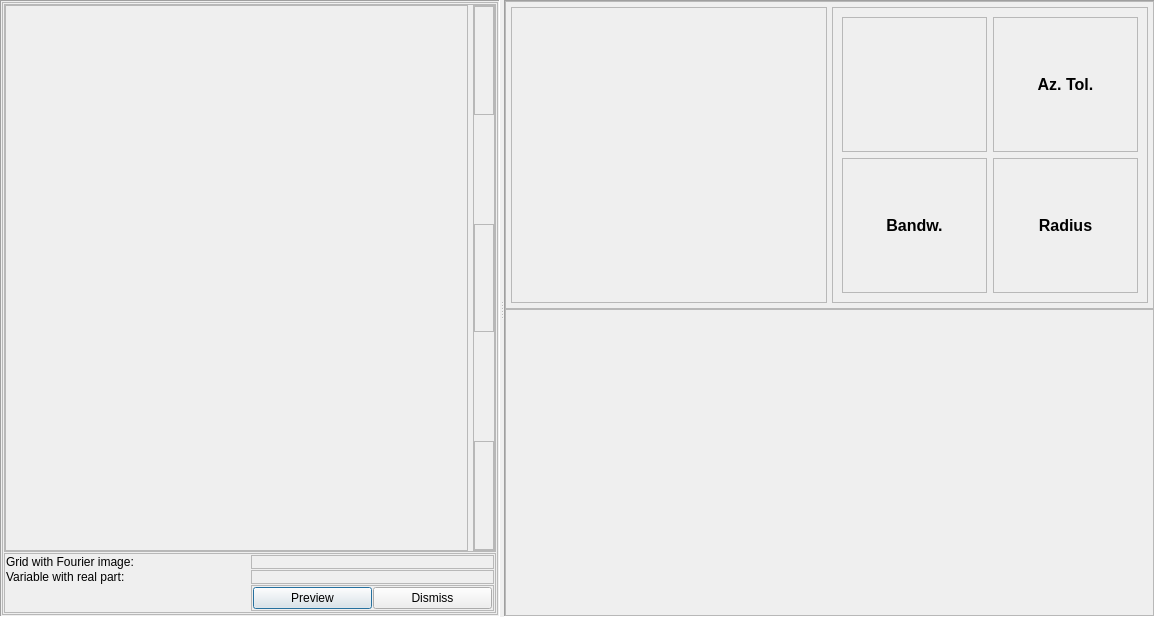
<?xml version="1.0" encoding="UTF-8"?>
<ui version="4.0">
 <class>ImageJockeyDialog</class>
 <widget class="QDialog" name="ImageJockeyDialog">
  <property name="geometry">
   <rect>
    <x>0</x>
    <y>0</y>
    <width>1155</width>
    <height>617</height>
   </rect>
  </property>
  <property name="windowTitle">
   <string>Dialog</string>
  </property>
  <layout class="QVBoxLayout" name="verticalLayout">
   <property name="spacing">
    <number>0</number>
   </property>
   <property name="leftMargin">
    <number>0</number>
   </property>
   <property name="topMargin">
    <number>0</number>
   </property>
   <property name="rightMargin">
    <number>0</number>
   </property>
   <property name="bottomMargin">
    <number>0</number>
   </property>
   <item>
    <widget class="QSplitter" name="splitter">
     <property name="orientation">
      <enum>Qt::Horizontal</enum>
     </property>
     <widget class="QFrame" name="frmLeft">
      <property name="maximumSize">
       <size>
        <width>500</width>
        <height>16777215</height>
       </size>
      </property>
      <property name="frameShape">
       <enum>QFrame::Panel</enum>
      </property>
      <property name="frameShadow">
       <enum>QFrame::Sunken</enum>
      </property>
      <layout class="QVBoxLayout" name="verticalLayout_2">
       <property name="spacing">
        <number>1</number>
       </property>
       <property name="leftMargin">
        <number>1</number>
       </property>
       <property name="topMargin">
        <number>1</number>
       </property>
       <property name="rightMargin">
        <number>1</number>
       </property>
       <property name="bottomMargin">
        <number>1</number>
       </property>
       <item>
        <widget class="QFrame" name="frmGrid">
         <property name="frameShape">
          <enum>QFrame::StyledPanel</enum>
         </property>
         <property name="frameShadow">
          <enum>QFrame::Raised</enum>
         </property>
         <layout class="QVBoxLayout" name="verticalLayout_5">
          <property name="spacing">
           <number>1</number>
          </property>
          <property name="leftMargin">
           <number>1</number>
          </property>
          <property name="topMargin">
           <number>1</number>
          </property>
          <property name="rightMargin">
           <number>1</number>
          </property>
          <property name="bottomMargin">
           <number>1</number>
          </property>
          <item>
           <widget class="QFrame" name="frmGridPanel">
            <property name="sizePolicy">
             <sizepolicy hsizetype="Preferred" vsizetype="Expanding">
              <horstretch>0</horstretch>
              <verstretch>0</verstretch>
             </sizepolicy>
            </property>
            <property name="frameShape">
             <enum>QFrame::StyledPanel</enum>
            </property>
            <property name="frameShadow">
             <enum>QFrame::Raised</enum>
            </property>
            <layout class="QHBoxLayout" name="horizontalLayout_2">
             <property name="spacing">
              <number>5</number>
             </property>
             <property name="leftMargin">
              <number>0</number>
             </property>
             <property name="topMargin">
              <number>0</number>
             </property>
             <property name="rightMargin">
              <number>0</number>
             </property>
             <property name="bottomMargin">
              <number>0</number>
             </property>
             <item>
              <widget class="QFrame" name="frmGridPlot">
               <property name="sizePolicy">
                <sizepolicy hsizetype="Expanding" vsizetype="Preferred">
                 <horstretch>0</horstretch>
                 <verstretch>0</verstretch>
                </sizepolicy>
               </property>
               <property name="frameShape">
                <enum>QFrame::StyledPanel</enum>
               </property>
               <property name="frameShadow">
                <enum>QFrame::Raised</enum>
               </property>
               <layout class="QVBoxLayout" name="verticalLayout_6"/>
              </widget>
             </item>
             <item>
              <widget class="QFrame" name="frmGridColorTableControls">
               <property name="frameShape">
                <enum>QFrame::StyledPanel</enum>
               </property>
               <property name="frameShadow">
                <enum>QFrame::Raised</enum>
               </property>
               <layout class="QVBoxLayout" name="verticalLayout_7">
                <property name="spacing">
                 <number>0</number>
                </property>
                <property name="leftMargin">
                 <number>0</number>
                </property>
                <property name="topMargin">
                 <number>0</number>
                </property>
                <property name="rightMargin">
                 <number>0</number>
                </property>
                <property name="bottomMargin">
                 <number>0</number>
                </property>
                <item>
                 <widget class="QFrame" name="frmScaleMaxCtrlPlace">
                  <property name="sizePolicy">
                   <sizepolicy hsizetype="Preferred" vsizetype="MinimumExpanding">
                    <horstretch>0</horstretch>
                    <verstretch>0</verstretch>
                   </sizepolicy>
                  </property>
                  <property name="minimumSize">
                   <size>
                    <width>0</width>
                    <height>50</height>
                   </size>
                  </property>
                  <property name="maximumSize">
                   <size>
                    <width>16777215</width>
                    <height>150</height>
                   </size>
                  </property>
                  <property name="frameShape">
                   <enum>QFrame::StyledPanel</enum>
                  </property>
                  <property name="frameShadow">
                   <enum>QFrame::Raised</enum>
                  </property>
                  <layout class="QHBoxLayout" name="horizontalLayout_3">
                   <property name="spacing">
                    <number>0</number>
                   </property>
                   <property name="leftMargin">
                    <number>0</number>
                   </property>
                   <property name="topMargin">
                    <number>0</number>
                   </property>
                   <property name="rightMargin">
                    <number>0</number>
                   </property>
                   <property name="bottomMargin">
                    <number>0</number>
                   </property>
                  </layout>
                 </widget>
                </item>
                <item>
                 <spacer name="verticalSpacer">
                  <property name="orientation">
                   <enum>Qt::Vertical</enum>
                  </property>
                  <property name="sizeHint" stdset="0">
                   <size>
                    <width>20</width>
                    <height>40</height>
                   </size>
                  </property>
                 </spacer>
                </item>
                <item>
                 <widget class="QFrame" name="frmDecibelRefCtrlPlace">
                  <property name="sizePolicy">
                   <sizepolicy hsizetype="Preferred" vsizetype="MinimumExpanding">
                    <horstretch>0</horstretch>
                    <verstretch>0</verstretch>
                   </sizepolicy>
                  </property>
                  <property name="minimumSize">
                   <size>
                    <width>0</width>
                    <height>50</height>
                   </size>
                  </property>
                  <property name="maximumSize">
                   <size>
                    <width>16777215</width>
                    <height>150</height>
                   </size>
                  </property>
                  <property name="frameShape">
                   <enum>QFrame::StyledPanel</enum>
                  </property>
                  <property name="frameShadow">
                   <enum>QFrame::Raised</enum>
                  </property>
                  <layout class="QHBoxLayout" name="horizontalLayout_4">
                   <property name="spacing">
                    <number>0</number>
                   </property>
                   <property name="leftMargin">
                    <number>0</number>
                   </property>
                   <property name="topMargin">
                    <number>0</number>
                   </property>
                   <property name="rightMargin">
                    <number>0</number>
                   </property>
                   <property name="bottomMargin">
                    <number>0</number>
                   </property>
                  </layout>
                 </widget>
                </item>
                <item>
                 <spacer name="verticalSpacer_2">
                  <property name="orientation">
                   <enum>Qt::Vertical</enum>
                  </property>
                  <property name="sizeHint" stdset="0">
                   <size>
                    <width>20</width>
                    <height>40</height>
                   </size>
                  </property>
                 </spacer>
                </item>
                <item>
                 <widget class="QFrame" name="frmScaleMinCtrlPlace">
                  <property name="sizePolicy">
                   <sizepolicy hsizetype="Preferred" vsizetype="MinimumExpanding">
                    <horstretch>0</horstretch>
                    <verstretch>0</verstretch>
                   </sizepolicy>
                  </property>
                  <property name="minimumSize">
                   <size>
                    <width>0</width>
                    <height>50</height>
                   </size>
                  </property>
                  <property name="maximumSize">
                   <size>
                    <width>16777215</width>
                    <height>150</height>
                   </size>
                  </property>
                  <property name="frameShape">
                   <enum>QFrame::StyledPanel</enum>
                  </property>
                  <property name="frameShadow">
                   <enum>QFrame::Raised</enum>
                  </property>
                  <layout class="QHBoxLayout" name="horizontalLayout_5">
                   <property name="spacing">
                    <number>0</number>
                   </property>
                   <property name="leftMargin">
                    <number>0</number>
                   </property>
                   <property name="topMargin">
                    <number>0</number>
                   </property>
                   <property name="rightMargin">
                    <number>0</number>
                   </property>
                   <property name="bottomMargin">
                    <number>0</number>
                   </property>
                  </layout>
                 </widget>
                </item>
               </layout>
              </widget>
             </item>
            </layout>
           </widget>
          </item>
          <item>
           <widget class="QFrame" name="frmGridControls">
            <property name="frameShape">
             <enum>QFrame::StyledPanel</enum>
            </property>
            <property name="frameShadow">
             <enum>QFrame::Raised</enum>
            </property>
            <layout class="QGridLayout" name="gridLayout">
             <property name="leftMargin">
              <number>1</number>
             </property>
             <property name="topMargin">
              <number>1</number>
             </property>
             <property name="rightMargin">
              <number>1</number>
             </property>
             <property name="bottomMargin">
              <number>1</number>
             </property>
             <property name="spacing">
              <number>1</number>
             </property>
             <item row="0" column="1">
              <widget class="QLabel" name="label">
               <property name="text">
                <string>Grid with Fourier image:</string>
               </property>
              </widget>
             </item>
             <item row="1" column="1">
              <widget class="QLabel" name="label_2">
               <property name="text">
                <string>Variable with real part:</string>
               </property>
              </widget>
             </item>
             <item row="0" column="2">
              <widget class="QFrame" name="frmCmbGridPlaceholder">
               <property name="frameShape">
                <enum>QFrame::StyledPanel</enum>
               </property>
               <property name="frameShadow">
                <enum>QFrame::Raised</enum>
               </property>
               <layout class="QVBoxLayout" name="verticalLayout_4">
                <property name="spacing">
                 <number>0</number>
                </property>
                <property name="leftMargin">
                 <number>0</number>
                </property>
                <property name="topMargin">
                 <number>0</number>
                </property>
                <property name="rightMargin">
                 <number>0</number>
                </property>
                <property name="bottomMargin">
                 <number>0</number>
                </property>
               </layout>
              </widget>
             </item>
             <item row="1" column="2">
              <widget class="QFrame" name="frmCmbAttributePlaceholder">
               <property name="frameShape">
                <enum>QFrame::StyledPanel</enum>
               </property>
               <property name="frameShadow">
                <enum>QFrame::Raised</enum>
               </property>
               <layout class="QVBoxLayout" name="verticalLayout_3">
                <property name="spacing">
                 <number>0</number>
                </property>
                <property name="leftMargin">
                 <number>0</number>
                </property>
                <property name="topMargin">
                 <number>0</number>
                </property>
                <property name="rightMargin">
                 <number>0</number>
                </property>
                <property name="bottomMargin">
                 <number>0</number>
                </property>
               </layout>
              </widget>
             </item>
             <item row="2" column="2">
              <widget class="QFrame" name="frame">
               <property name="frameShape">
                <enum>QFrame::StyledPanel</enum>
               </property>
               <property name="frameShadow">
                <enum>QFrame::Raised</enum>
               </property>
               <layout class="QHBoxLayout" name="horizontalLayout">
                <property name="spacing">
                 <number>1</number>
                </property>
                <property name="leftMargin">
                 <number>1</number>
                </property>
                <property name="topMargin">
                 <number>1</number>
                </property>
                <property name="rightMargin">
                 <number>1</number>
                </property>
                <property name="bottomMargin">
                 <number>1</number>
                </property>
                <item>
                 <widget class="QPushButton" name="btnPreview">
                  <property name="text">
                   <string>Preview</string>
                  </property>
                 </widget>
                </item>
                <item>
                 <widget class="QPushButton" name="btnDismiss">
                  <property name="text">
                   <string>Dismiss</string>
                  </property>
                 </widget>
                </item>
               </layout>
              </widget>
             </item>
            </layout>
           </widget>
          </item>
         </layout>
        </widget>
       </item>
      </layout>
     </widget>
     <widget class="QFrame" name="frmRight">
      <property name="frameShape">
       <enum>QFrame::Panel</enum>
      </property>
      <property name="frameShadow">
       <enum>QFrame::Sunken</enum>
      </property>
      <layout class="QVBoxLayout" name="verticalLayout_8">
       <property name="spacing">
        <number>0</number>
       </property>
       <property name="leftMargin">
        <number>0</number>
       </property>
       <property name="topMargin">
        <number>0</number>
       </property>
       <property name="rightMargin">
        <number>0</number>
       </property>
       <property name="bottomMargin">
        <number>0</number>
       </property>
       <item>
        <widget class="QFrame" name="frmRightUpper">
         <property name="frameShape">
          <enum>QFrame::StyledPanel</enum>
         </property>
         <property name="frameShadow">
          <enum>QFrame::Raised</enum>
         </property>
         <layout class="QHBoxLayout" name="horizontalLayout_6">
          <property name="spacing">
           <number>5</number>
          </property>
          <property name="leftMargin">
           <number>5</number>
          </property>
          <property name="topMargin">
           <number>5</number>
          </property>
          <property name="rightMargin">
           <number>5</number>
          </property>
          <property name="bottomMargin">
           <number>5</number>
          </property>
          <item>
           <widget class="QFrame" name="frm1DSpectrogram">
            <property name="frameShape">
             <enum>QFrame::StyledPanel</enum>
            </property>
            <property name="frameShadow">
             <enum>QFrame::Raised</enum>
            </property>
            <layout class="QVBoxLayout" name="verticalLayout_9"/>
           </widget>
          </item>
          <item>
           <widget class="QFrame" name="frmDirControls">
            <property name="frameShape">
             <enum>QFrame::StyledPanel</enum>
            </property>
            <property name="frameShadow">
             <enum>QFrame::Raised</enum>
            </property>
            <layout class="QGridLayout" name="gridLayout_2">
             <item row="1" column="1">
              <widget class="QFrame" name="frmAzimuthTolControl">
               <property name="frameShape">
                <enum>QFrame::StyledPanel</enum>
               </property>
               <property name="frameShadow">
                <enum>QFrame::Raised</enum>
               </property>
               <layout class="QVBoxLayout" name="verticalLayout_11">
                <item>
                 <widget class="QLabel" name="label_3">
                  <property name="sizePolicy">
                   <sizepolicy hsizetype="Preferred" vsizetype="Minimum">
                    <horstretch>0</horstretch>
                    <verstretch>0</verstretch>
                   </sizepolicy>
                  </property>
                  <property name="text">
                   <string>&lt;html&gt;&lt;head/&gt;&lt;body&gt;&lt;p&gt;&lt;span style=&quot; font-size:12pt; font-weight:600;&quot;&gt;Az. Tol.&lt;/span&gt;&lt;/p&gt;&lt;/body&gt;&lt;/html&gt;</string>
                  </property>
                  <property name="alignment">
                   <set>Qt::AlignCenter</set>
                  </property>
                 </widget>
                </item>
               </layout>
              </widget>
             </item>
             <item row="2" column="0">
              <widget class="QFrame" name="frmBandwidthControl">
               <property name="frameShape">
                <enum>QFrame::StyledPanel</enum>
               </property>
               <property name="frameShadow">
                <enum>QFrame::Raised</enum>
               </property>
               <layout class="QVBoxLayout" name="verticalLayout_12">
                <item>
                 <widget class="QLabel" name="label_4">
                  <property name="sizePolicy">
                   <sizepolicy hsizetype="Preferred" vsizetype="Minimum">
                    <horstretch>0</horstretch>
                    <verstretch>0</verstretch>
                   </sizepolicy>
                  </property>
                  <property name="text">
                   <string>&lt;html&gt;&lt;head/&gt;&lt;body&gt;&lt;p&gt;&lt;span style=&quot; font-size:12pt; font-weight:600;&quot;&gt;Bandw.&lt;/span&gt;&lt;/p&gt;&lt;/body&gt;&lt;/html&gt;</string>
                  </property>
                  <property name="alignment">
                   <set>Qt::AlignCenter</set>
                  </property>
                 </widget>
                </item>
               </layout>
              </widget>
             </item>
             <item row="2" column="1">
              <widget class="QFrame" name="frmRadiusControl">
               <property name="frameShape">
                <enum>QFrame::StyledPanel</enum>
               </property>
               <property name="frameShadow">
                <enum>QFrame::Raised</enum>
               </property>
               <layout class="QVBoxLayout" name="verticalLayout_13">
                <item>
                 <widget class="QLabel" name="label_5">
                  <property name="sizePolicy">
                   <sizepolicy hsizetype="Preferred" vsizetype="Minimum">
                    <horstretch>0</horstretch>
                    <verstretch>0</verstretch>
                   </sizepolicy>
                  </property>
                  <property name="text">
                   <string>&lt;html&gt;&lt;head/&gt;&lt;body&gt;&lt;p&gt;&lt;span style=&quot; font-size:12pt; font-weight:600;&quot;&gt;Radius&lt;/span&gt;&lt;/p&gt;&lt;/body&gt;&lt;/html&gt;</string>
                  </property>
                  <property name="alignment">
                   <set>Qt::AlignCenter</set>
                  </property>
                 </widget>
                </item>
               </layout>
              </widget>
             </item>
             <item row="1" column="0">
              <widget class="QFrame" name="frmAzimuthControl">
               <property name="frameShape">
                <enum>QFrame::StyledPanel</enum>
               </property>
               <property name="frameShadow">
                <enum>QFrame::Raised</enum>
               </property>
               <layout class="QVBoxLayout" name="verticalLayout_10"/>
              </widget>
             </item>
            </layout>
           </widget>
          </item>
         </layout>
        </widget>
       </item>
       <item>
        <widget class="QFrame" name="frmEqualizer">
         <property name="frameShape">
          <enum>QFrame::StyledPanel</enum>
         </property>
         <property name="frameShadow">
          <enum>QFrame::Raised</enum>
         </property>
         <layout class="QHBoxLayout" name="horizontalLayout_7"/>
        </widget>
       </item>
      </layout>
     </widget>
    </widget>
   </item>
  </layout>
 </widget>
 <resources/>
 <connections>
  <connection>
   <sender>btnDismiss</sender>
   <signal>clicked()</signal>
   <receiver>ImageJockeyDialog</receiver>
   <slot>reject()</slot>
   <hints>
    <hint type="sourcelabel">
     <x>267</x>
     <y>326</y>
    </hint>
    <hint type="destinationlabel">
     <x>646</x>
     <y>319</y>
    </hint>
   </hints>
  </connection>
 </connections>
</ui>
